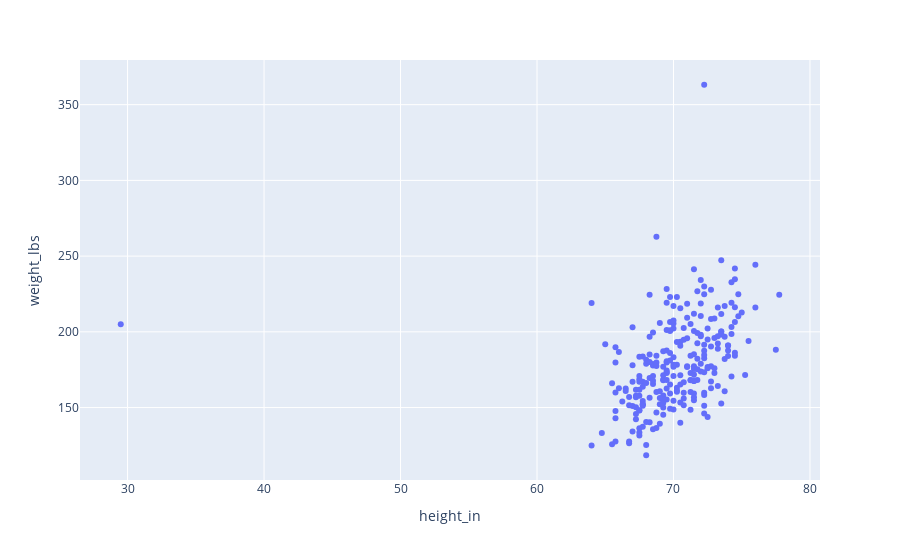

Notebook code cell kept with this figure:
### Markdown cell above
I'm not sure it's possible to be 2 feet 5 and weigh 205 lbs.

### Code cell
fig = px.scatter(df,x='height_in', y='weight_lbs')
fig.show()

### Figure 1 — Plotly figure (JSON) as saved in the notebook; plotly's stock layout.template omitted (floating-point values rounded to 4 significant figures; data arrays with more than 128 entries replaced by an {"elided": "..."} marker saying what was removed)
{"data": [{"hovertemplate": "height_in=%{x}<br>weight_lbs=%{y}<extra></extra>", "legendgroup": "", "marker": {"color": "#636efa", "symbol": "circle"}, "mode": "markers", "name": "", "orientation": "v", "showlegend": false, "type": "scatter", "x": {"elided": "252 float values"}, "xaxis": "x", "y": {"elided": "252 float values"}, "yaxis": "y"}], "layout": {"autosize": true, "legend": {"tracegroupgap": 0}, "margin": {"t": 60}, "xaxis": {"anchor": "y", "autorange": true, "domain": [0, 1], "range": [26.58, 80.67], "title": {"text": "height_in"}, "type": "linear"}, "yaxis": {"anchor": "x", "autorange": true, "domain": [0, 1], "range": [99.56, 382.1], "title": {"text": "weight_lbs"}, "type": "linear"}}}
